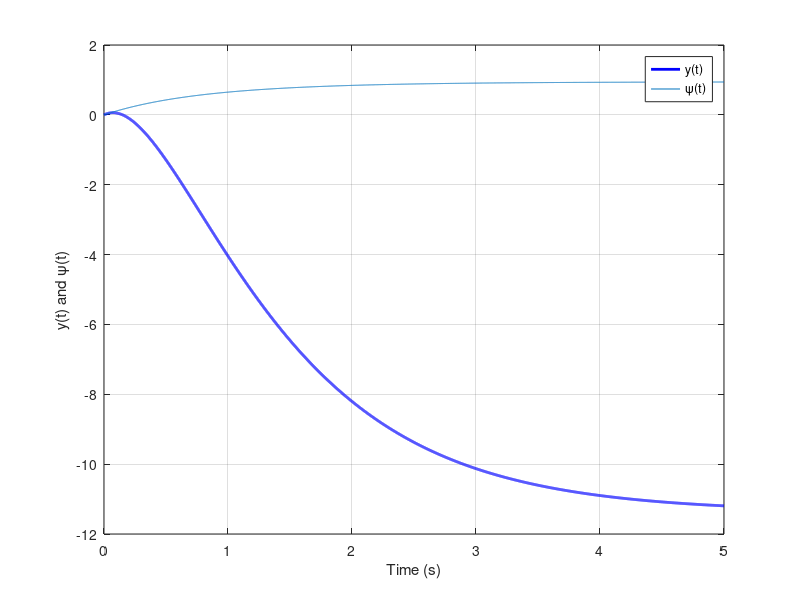

Write the MATLAB code that produced this figure.
clc; clear;

% Define time range
t = 0:0.001:5; % From 0 to 5 with step size 0.1

% Compute y(t) and ψ(t)
y = -13.0964 * exp(-1.9745 * t) + 24.4684 * exp(-0.9839 * t) - 11.3720;
psi = -0.2496 * exp(-1.9745 * t) - 0.6962 * exp(-0.9839 * t) + 0.9457;

% Plot y(t)
figure;
plot(t, y, 'b', 'LineWidth', 2);
hold on;
plot(t,psi)
grid on;
xlabel('Time (s)');
ylabel('y(t) and \psi(t)');
legend('y(t)', '\psi(t)');